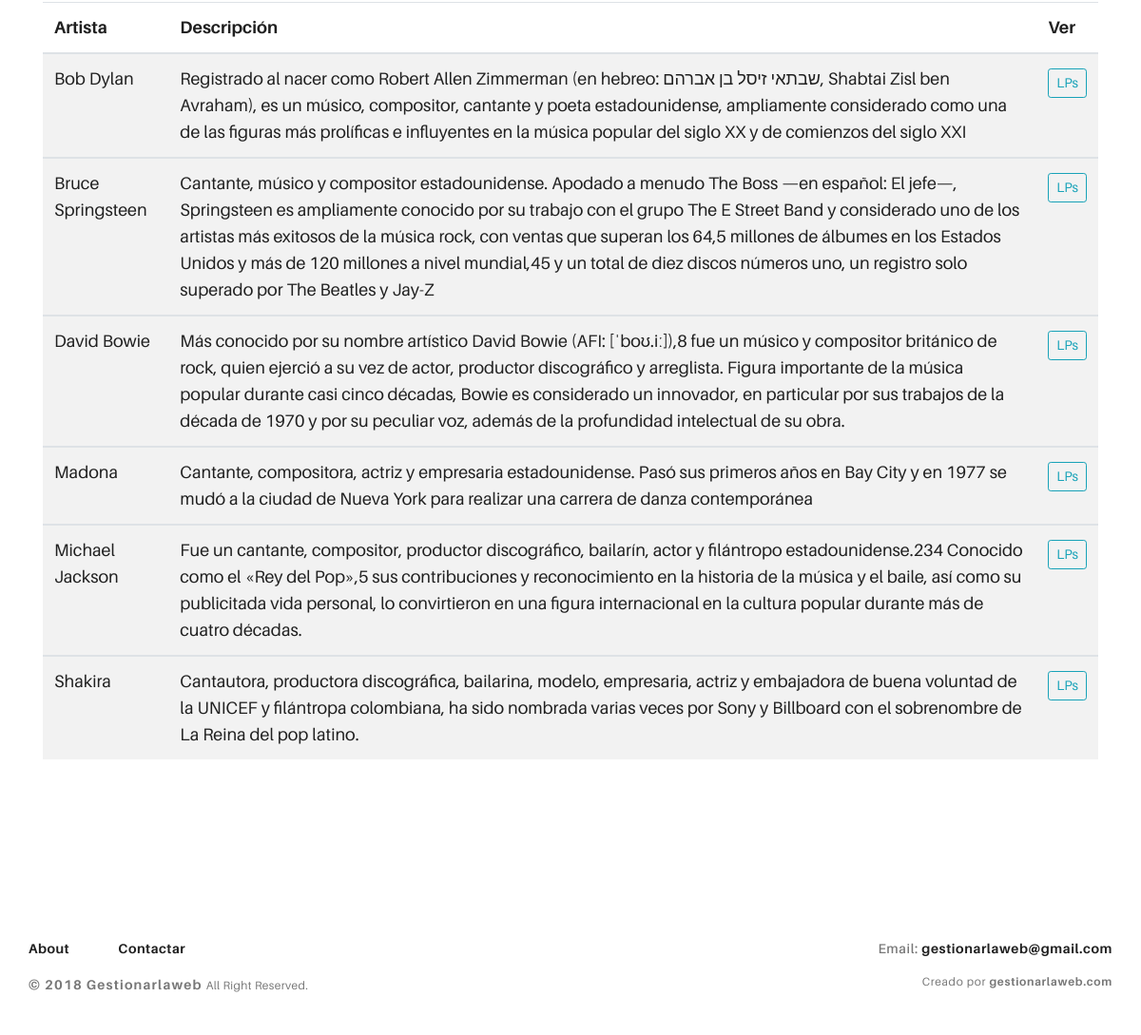
Before: / (lower part) with the older database file.
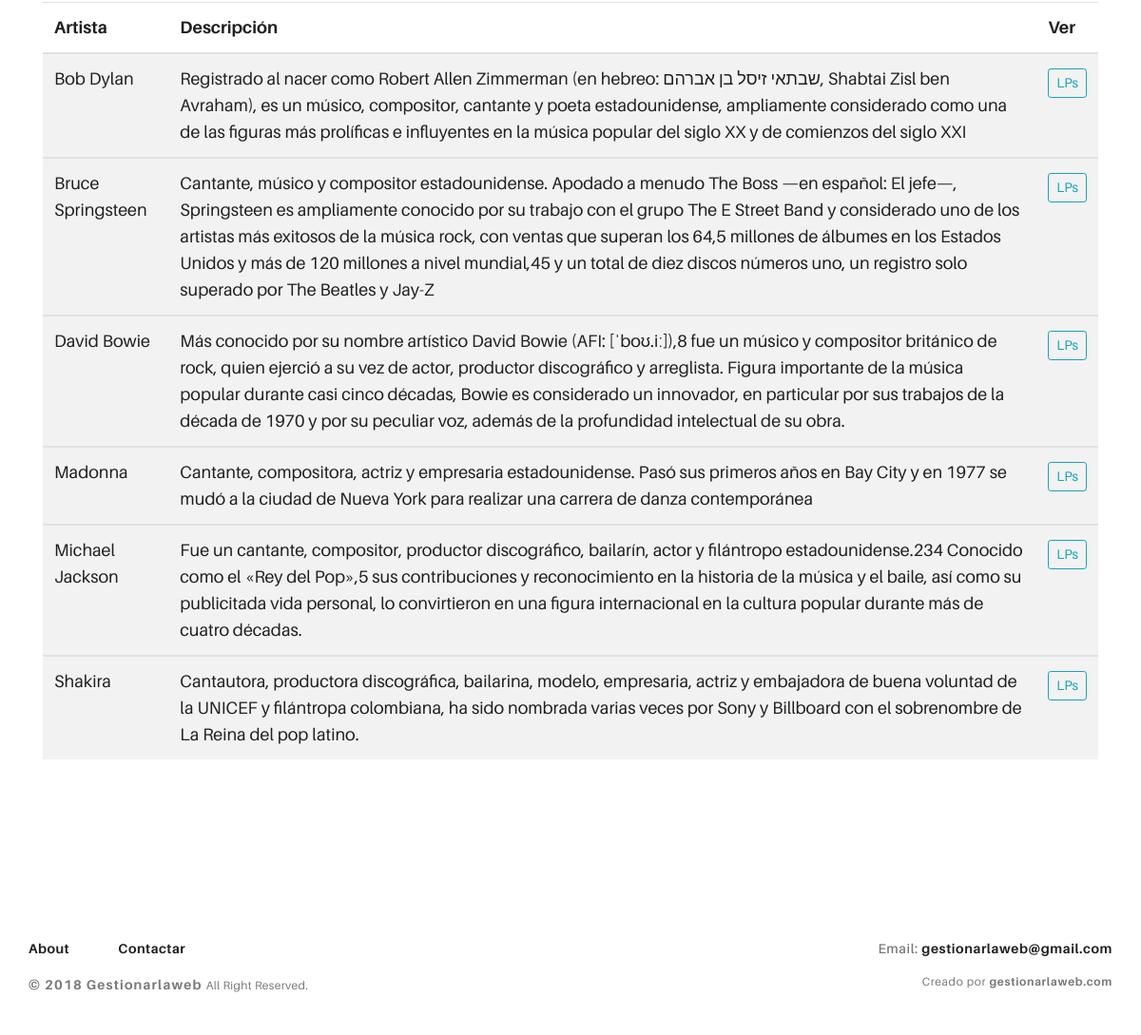
After: the same page with the newer database file.
### tables this page shows
CREATE TABLE `artistas` (
  `id` int(11) NOT NULL,
  `nombre` varchar(40) NOT NULL,
  `descripcion` text NOT NULL
);

### application/controllers/Welcome.php (called while the page is built, shortened)
<?php
class Welcome extends CI_Controller {
	public function index()
	{
		$this->load->model("m_Artistas", "artistas");
        $artistas =$this->artistas->listar_artistas();
		$html = $this->load->view("artistas/vista_artistas", array("bucle_artistas"=>$artistas), true);
		$this->load->view('landingpage', array("contenido"=>$html)  );
	}
}

### index.php (called while the page is built, shortened)
<?php
require_once BASEPATH.'core/CodeIgniter.php';

### application/models/m_Artistas.php (called while the page is built, shortened)
<?php
	class m_Artistas extends CI_Model{
		function listar_artistas(){
			$tmp = $this->db
			->select("id, nombre, descripcion")
			->order_by("nombre", "asc")
			->get("artistas");
		return $tmp->result_array();
		}
	}
?>

### application/views/artistas/vista_artistas.php (the view, shortened to what this page needs)
<div class="container">
   <div class="row">
        <div class="col-md-12">
           <table class="table table-striped">
                <thead>
                  <tr>
                    <th>Artista</th>
                    <th>Descripción</th>
                    <th>Ver</th>
                  </tr>
                </thead>
                <?php
                foreach ($bucle_artistas as $bucle) {
                echo '
                       <tbody>
                          <tr>
                            <td>'.$bucle["nombre"].'</td>
                            <td>'.$bucle["descripcion"].'</td>
                            <td>
                              <a href="'.base_url("index.php/cont_Lps/lps_artista/".$bucle["id"]).'">
                              <button class="btn btn-outline-info btn-sm">LPs</button>
                              </a>
                            </td>
                          </tr>
                        </tbody>
                      ';
                     }
                ?>
             </table>
        </div>
    </div>
</div>

Changed rows visible on the page:
changed artistas: nombre "Madona" → "Madonna"
